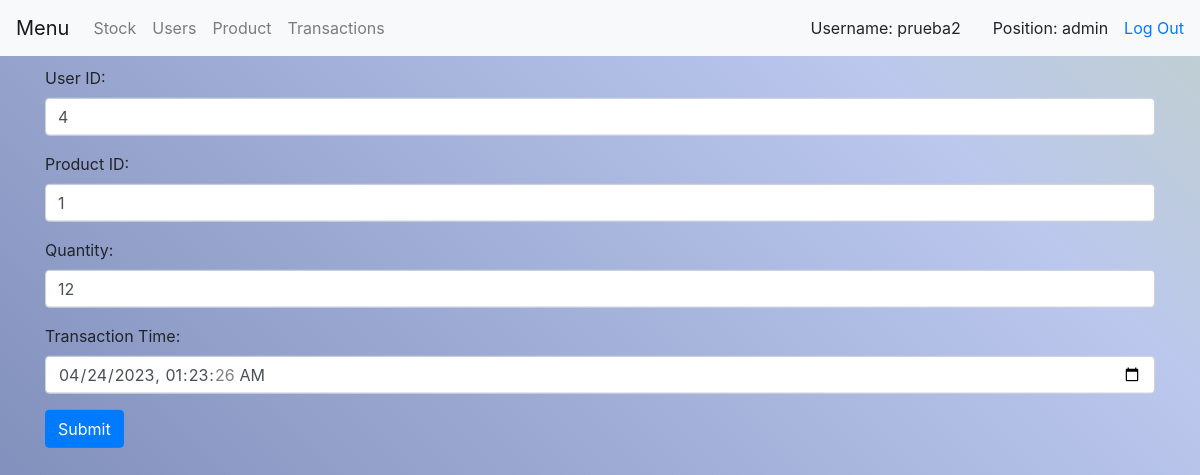
/NebulaWarehouse/edit-transaction.php?id=1 (signed in), run on the app's committed database.
### tables this page shows
CREATE TABLE `Transactions` (
  `transaction_id` int(11) NOT NULL,
  `user_id` int(11) DEFAULT NULL,
  `product_id` int(11) DEFAULT NULL,
  `quantity` int(11) DEFAULT NULL,
  `transaction_time` datetime DEFAULT NULL
);

### NebulaWarehouse/Transaction.cls.php (called while the page is built, shortened)
<?php
class Transaction{
    private $transaction_id;
    private $user_id;
    private $product_id;
    private $quantity;
    private $transaction_time;
    function __construct($transaction_id=null,$user_id=null,$product_id=null,$quantity=null,$transaction_time=null){
        $this->transaction_id=$transaction_id;
        $this->user_id=$user_id;
        $this->product_id=$product_id;
        $this->quantity=$quantity;
        $this->transaction_time=$transaction_time;
    }
    public function getById($connection, $transaction_id) {
        $sql = "SELECT * FROM Transactions WHERE transaction_id = ?";
        $stmt = $connection->prepare($sql);
        $stmt->bind_param("i", $transaction_id);
        $stmt->execute();
        $result = $stmt->get_result();
        $row = $result->fetch_assoc();
        $transaction = new Transaction();
        $transaction->setTransaction_id($row['transaction_id']);
        $transaction->setUser_id($row['user_id']);
        $transaction->setProduct_id($row['product_id']);
        $transaction->setQuantity($row['quantity']);
        $transaction->setTransaction_time($row['transaction_time']);
        return $transaction;
    }
    public function getTransaction_id()
    {
        return $this->transaction_id;
    }
    public function getUser_id()
    {
        return $this->user_id;
    }
    public function getProduct_id()
    {
        return $this->product_id;
    }
    public function getQuantity()
    {
        return $this->quantity;
    }
    public function getTransaction_time()
    {
        return $this->transaction_time;
    }
    public function setTransaction_id($transaction_id)
    {
        $this->transaction_id = $transaction_id;
    }
    public function setUser_id($user_id)
    {
        $this->user_id = $user_id;
    }
    public function setProduct_id($product_id)
    {
        $this->product_id = $product_id;
    }
    public function setQuantity($quantity)
    {
        $this->quantity = $quantity;
    }
    public function setTransaction_time($transaction_time)
    {
        $this->transaction_time = $transaction_time;
    }
}

### NebulaWarehouse/edit-transaction.php (the view, shortened to what this page needs)
<?php
require_once 'Transaction.cls.php';
global $connection;
$transaction_id = $_GET['id'];
$transaction = new Transaction();
$transaction->setTransaction_id($transaction_id);
$transaction = $transaction->getById($connection, $transaction->getTransaction_id());
include_once 'Menu.php';
?>
<!DOCTYPE html>
<html lang="en">
<head>
    <link rel="stylesheet" href="https://maxcdn.bootstrapcdn.com/bootstrap/4.0.0/css/bootstrap.min.css">
    <link rel="stylesheet" href="/NebulaWarehouse/style.css">
</head>
<body>
    <div class="container mt-5">
        <form action="" method="POST">
            <div class="form-group">
                <label for="user_id">User ID:</label>
                <input type="text" class="form-control" id="user_id" name="user_id" value="<?= $transaction->getUser_id() ?>" required>
            </div>
            <div class="form-group">
                <label for="product_id">Product ID:</label>
                <input type="text" class="form-control" id="product_id" name="product_id" value="<?= $transaction->getProduct_id() ?>" required>
            </div>
            <div class="form-group">
                <label for="quantity">Quantity:</label>
                <input type="number" class="form-control" id="quantity" name="quantity" value="<?= $transaction->getQuantity() ?>" required>
            </div>
            <div class="form-group">
                <label for="transaction_time">Transaction Time:</label>
                <input type="datetime-local" class="form-control" id="transaction_time" name="transaction_time" value="<?= date('Y-m-d\TH:i:s', strtotime($transaction->getTransaction_time())) ?>" required>
            </div>
            <button type="submit" name="submit" class="btn btn-primary">Submit</button>
        </form>
    </div>
</body>
</html>

### NebulaWarehouse/style.css (style rules this page uses)
body { background: linear-gradient(45deg, rgb(170, 225, 186),rgb(238, 173, 149), rgb(127, 142, 186), rgb(187, 199, 237), rgb(205, 230, 138), rgb(170, 225, 186),rgb(238, 173, 149)); background-size: 400% 400%; animation: gradient 15s ease infinite ; height: 100vh; min-width: 100vw; width: 100vw; z-index: -1; }
body::before { filter: blur(64px); }
.container { transform: translate(0%, -10%); }

### data on the page
transactions: user_id "4", product_id "1", quantity "12", transaction_time "04/24/2023 01:23:26"
